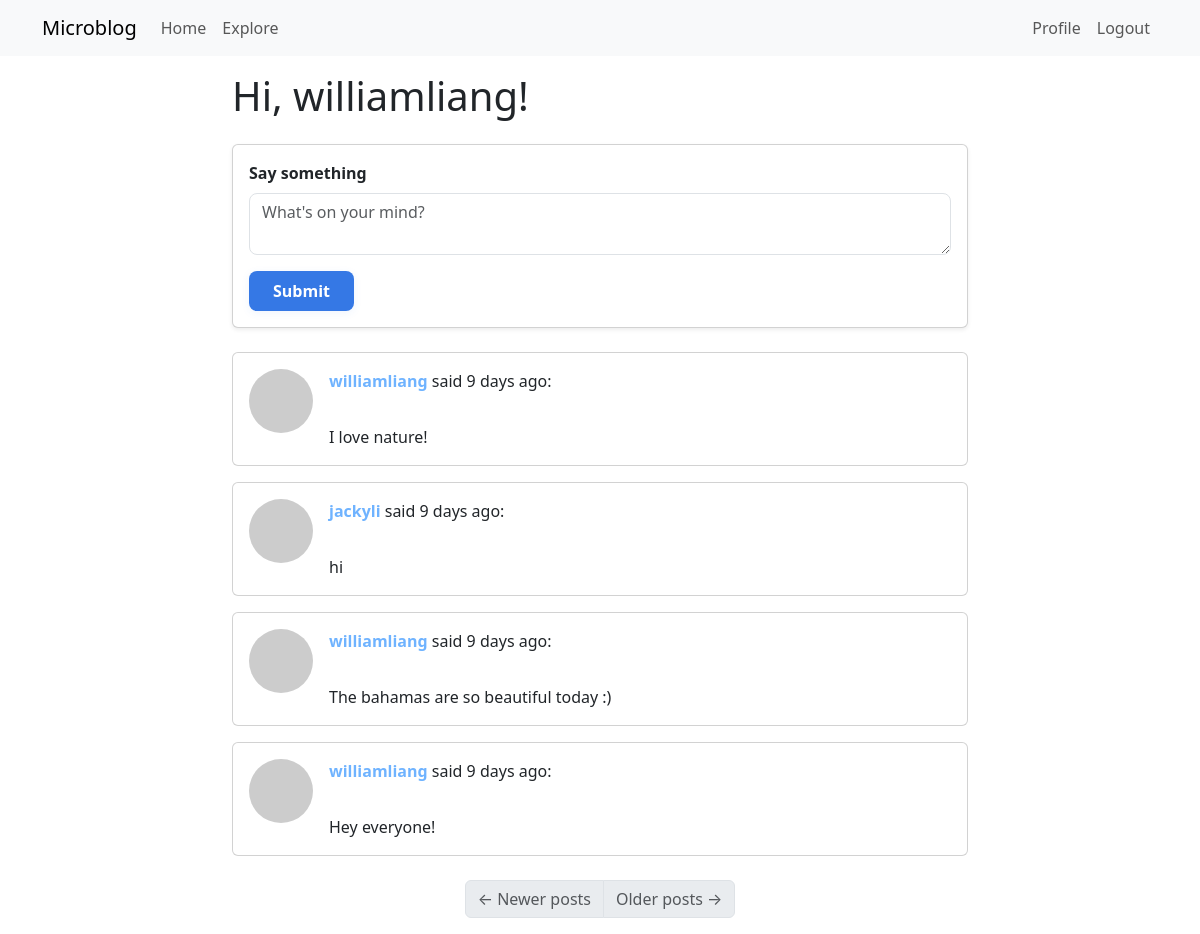
Before: /index (signed in) with the older database file.
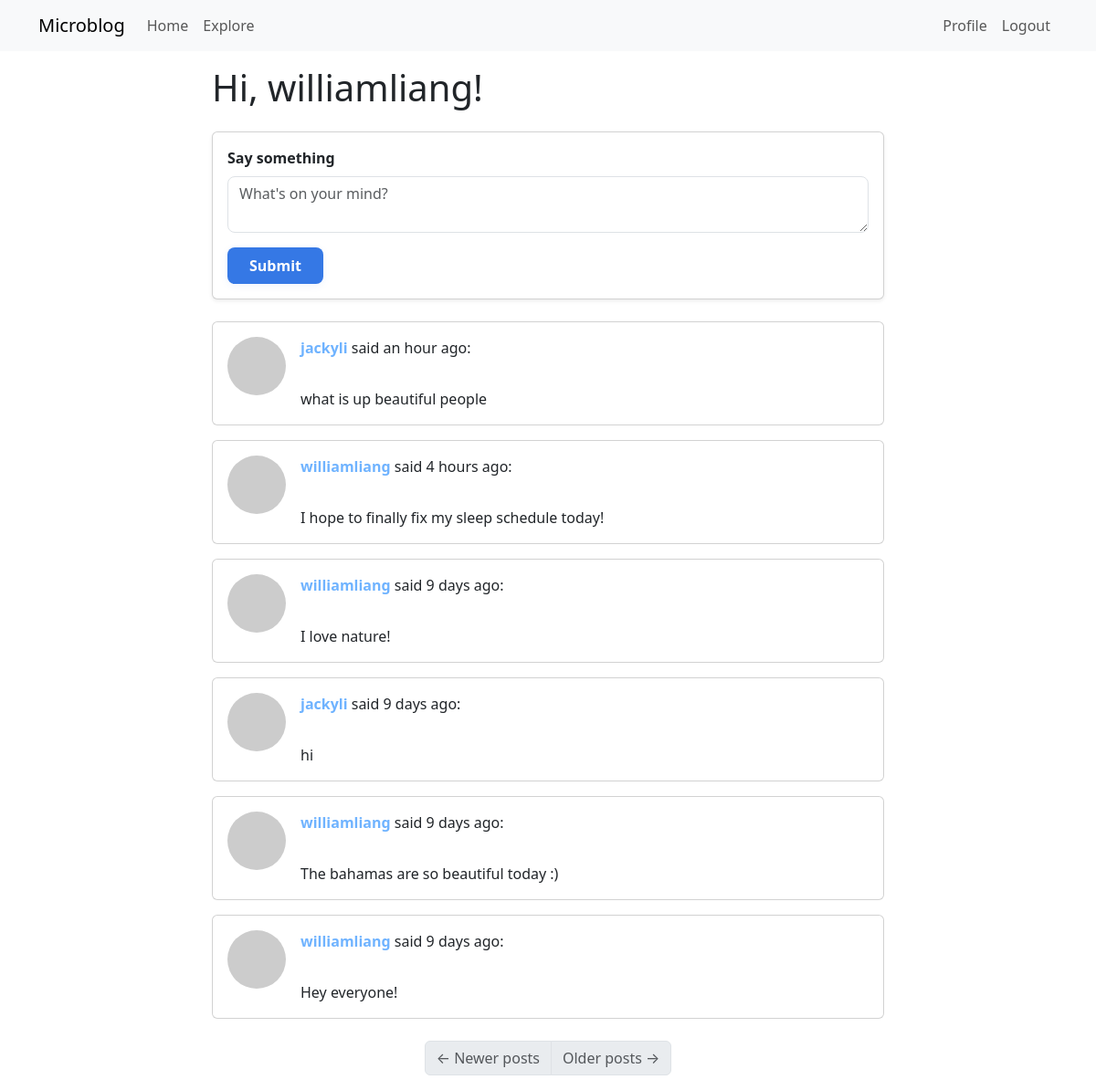
After: the same page with the newer database file.
### app/models.py (models this page shows, shortened)
class User(UserMixin, db.Model):
    id: so.Mapped[int] = so.mapped_column(primary_key=True)
    username: so.Mapped[str] = so.mapped_column(sa.String(64), index=True, unique=True)
    email: so.Mapped[str] = so.mapped_column(sa.String(120), index=True, unique=True)
    password_hash: so.Mapped[Optional[str]] = so.mapped_column(sa.String(256))
    about_me: so.Mapped[Optional[str]] = so.mapped_column(sa.String(140))
    last_seen: so.Mapped[Optional[datetime]] = so.mapped_column(default=lambda: datetime.now(timezone.utc))
    posts: so.WriteOnlyMapped['Post'] = so.relationship(
        back_populates='author', passive_deletes=True)
    following: so.WriteOnlyMapped['User'] = so.relationship(
        secondary=followers, primaryjoin=(followers.c.follower_id == id),
        secondaryjoin=(followers.c.followed_id == id),
        back_populates='followers'
    )
    followers: so.WriteOnlyMapped['User'] = so.relationship(
        secondary=followers, primaryjoin=(followers.c.followed_id == id),
        secondaryjoin=(followers.c.follower_id == id),
        back_populates='following')
    def avatar(self, size):
        digest = hashlib.md5(self.email.lower().encode('utf-8')).hexdigest()
        return f'https://www.gravatar.com/avatar/{digest}?d=identicon&s={size}'
    def following_posts(self):
        Author = so.aliased(User)
        Follower = so.aliased(User)
        return (
            sa.select(Post)
            .join(Post.author.of_type(Author))
            .join(Author.followers.of_type(Follower), isouter=True)
            .where(sa.or_(Follower.id == self.id, Author.id == self.id))
            .group_by(Post)
            .order_by(Post.timestamp.desc())
        )

class Post(db.Model):
    id: so.Mapped[int] = so.mapped_column(primary_key=True)
    body: so.Mapped[str] = so.mapped_column(sa.String(140))
    timestamp: so.Mapped[datetime] = so.mapped_column(index=True, default=lambda: datetime.now(timezone.utc))
    user_id: so.Mapped[int] = so.mapped_column(sa.ForeignKey(User.id), index=True)
    author: so.Mapped[User] = so.relationship(back_populates='posts')

### app/routes.py (the view)
@app.route('/', methods=['GET', 'POST'])
@app.route('/index', methods=['GET', 'POST'])
@login_required
def index():
    form = PostForm()
    if form.validate_on_submit():
        post = Post(body=form.post.data, author=current_user)
        db.session.add(post)
        db.session.commit()
        flash('Your post is now live!')
        return redirect(url_for('index'))
    page = request.args.get('page', 1, type=int)
    posts = db.paginate(current_user.following_posts(), page=page, per_page=app.config['POSTS_PER_PAGE'], error_out=False) # paginated to limit the amount of posts loaded per page
    next_url = url_for('index', page=posts.next_num) \
        if posts.has_next else None
    prev_url = url_for('index', page=posts.prev_num) \
        if posts.has_prev else None
    return render_template('index.html', title='Home', form=form, posts=posts.items, next_url=next_url, prev_url=prev_url)

### app/forms.py
class PostForm(FlaskForm):
    post = TextAreaField('Say something', validators=[DataRequired(), Length(min=1, max=140)])
    submit = SubmitField('Submit')

### app/models.py (called while the page is built)
@login.user_loader
def load_user(id):
    return db.session.get(User, int(id))

### app/routes.py (called while the page is built)
@app.before_request
def before_request():
    if current_user.is_authenticated:
        current_user.last_seen = datetime.now(timezone.utc)
        db.session.commit()

### app/templates/index.html (shortened to what this page needs)
{% extends "base.html" %}
{% block content %}
  <div class="row justify-content-center">
    <div class="col-md-8">
      <h1 class="mb-4">Hi, {{ current_user.username }}!</h1>
      {% if form %}
      <div class="card shadow-sm mb-4">
        <div class="card-body">
          <form action="" method="post">
            <div class="mb-3">
              {{ form.post.label(class="form-label fw-bold") }}
              {{ form.post(class="form-control", style="border-radius:8px;", rows=2, placeholder="What's on your mind?") }}
            </div>
            <button type="submit" class="btn-custom-submit">{{ form.submit.label.text }}</button>
          </form>
        </div>
      </div>
      {% endif %}
      <div class="mb-4">
        {% for post in posts %}
          {% include '_post.html' %}
        {% endfor %}
      </div>
      <nav aria-label="Post navigation">
        <ul class="pagination justify-content-center mt-4">
          <li class="page-item{% if not prev_url %} disabled{% endif %}">
            <a class="page-link" href="{{ prev_url if prev_url else '#' }}" tabindex="-1">
              <span aria-hidden="true">&larr;</span> Newer posts
            </a>
          </li>
          <li class="page-item{% if not next_url %} disabled{% endif %}">
            <a class="page-link" href="{{ next_url if next_url else '#' }}">
              Older posts <span aria-hidden="true">&rarr;</span>
            </a>
          </li>
        </ul>
      </nav>
    </div>
  </div>
{% endblock %}

### app/templates/base.html (shortened to what this page needs)
<!doctype html>
<html lang="en">
  <head>
    <link
        href="https://cdn.jsdelivr.net/npm/bootstrap@5.3.2/dist/css/bootstrap.min.css"
        rel="stylesheet"
>
  </head>
  <body>
    <nav class="navbar navbar-expand-lg bg-body-tertiary">
      <div class="container">
        <a class="navbar-brand" href="{{ url_for('index') }}">Microblog</a>
        <div class="collapse navbar-collapse" id="navbarSupportedContent">
          <ul class="navbar-nav me-auto mb-2 mb-lg-0">
            <li class="nav-item">
              <a class="nav-link" aria-current="page" href="{{ url_for('index') }}">Home</a>
            </li>
            <li class="nav-item">
              <a class="nav-link" aria-current="page" href="{{ url_for('explore') }}">Explore</a>
            </li>
          </ul>
          <ul class="navbar-nav mb-2 mb-lg-0">
            {% if current_user.is_anonymous %}
            <li class="nav-item">
              <a class="nav-link" aria-current="page" href="{{ url_for('login') }}">Login</a>
            </li>
            {% else %}
            <li class="nav-item">
              <a class="nav-link" aria-current="page" href="{{ url_for('user', username=current_user.username) }}">Profile</a>
            </li>
            <li class="nav-item">
              <a class="nav-link" aria-current="page" href="{{ url_for('logout') }}">Logout</a>
            </li>
            {% endif %}
          </ul>
        </div>
      </div>
    </nav>
    <div class="container mt-3">
      {% block content %}{% endblock %}
    </div>
  </body>
</html>

### app/templates/_post.html (shortened to what this page needs)
<div class="card mb-3">
  <div class="card-body d-flex">
    <a href="{{ url_for('user', username=post.author.username) }}">
      <img src="{{ post.author.avatar(64) }}" class="rounded-circle me-3" width="64" height="64" />
    </a>
    <div>
      <div>
        <a href="{{ url_for('user', username=post.author.username) }}" class="fw-bold user-link">
          {{ post.author.username }}
        </a>
        said {{ moment(post.timestamp).fromNow() }}:
      </div>
      <br>
      <div class="mt-2">{{ post.body }}</div>
    </div>
  </div>
</div>

### app/templates/_post.html (style rules this page uses)
.user-link { color: #6fb3ff; text-decoration: none; transition: color 0.2s; }
.btn-custom-submit { background: #3578e5; color: #fff; border: none; border-radius: 8px; padding: 0.5rem 1.5rem; font-weight: 600; transition: background 0.2s, color 0.2s, box-shadow 0.2s; box-shadow: 0 2px 8px rgba(53,120,229,0.08); }

Changed rows visible on the page:
added Post: author.username "jackyli", timestamp "an hour ago", body "what is up beautiful people"
added Post: author.username "williamliang", timestamp "4 hours ago", body "I hope to finally fix my sleep schedule today!"
